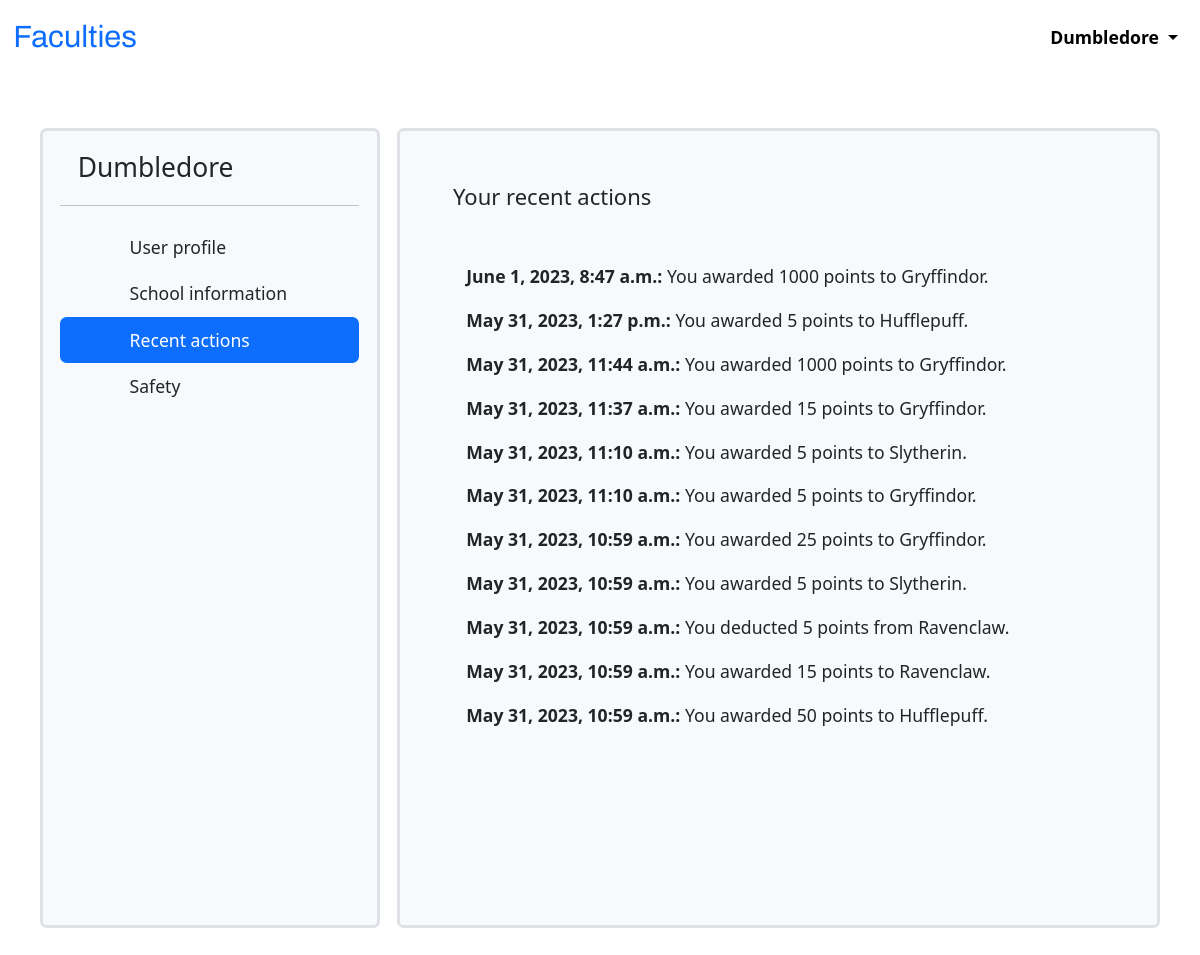
Screenshot of /account/recent_actions/ (signed in) with the database file from the repository.
### faculty/models.py (models this page shows, shortened)
class Teacher(AbstractUser):
    school = models.ForeignKey('School', blank=True, null=True, on_delete=models.SET_NULL)
    teacher_image = ThumbnailerImageField(null=True, blank=True, upload_to=user_image_path, verbose_name='Profile image')
    class Meta(AbstractUser.Meta):
        pass

class Action(models.Model):
    KINDS = (
        ('a', 'award'),
        ('b', 'deduct'),
    )
    teacher = models.ForeignKey('Teacher', blank=True, null=True, on_delete=models.CASCADE)
    faculty = models.ForeignKey('House', blank=True, null=True, on_delete=models.CASCADE)
    amount = models.PositiveIntegerField()
    action_type = models.CharField(max_length=1, choices=KINDS, default='a')
    timestamp = models.DateTimeField(auto_now_add=True)
    comment = models.TextField(max_length=1000, blank=True, null=True,)
    def my_profile_action(self):
        if self.action_type == 'a':
            return 'You awarded {} points to {}.'.format(self.amount, self.faculty)
        else:
            return 'You deducted {} points from {}.'.format(self.amount, self.faculty)

class House(models.Model):
    school = models.ForeignKey(School, on_delete=models.CASCADE)
    name = models.CharField(max_length=255)
    points = models.IntegerField(default=0)
    slug = models.SlugField(max_length=255, unique=True, db_index=True, blank=True, null=True, verbose_name='URL')
    def __str__(self):
        return self.name
    class Meta:
        unique_together = ('school', 'name',)

### faculty/views.py (the view)
# urls.py: path('account/recent_actions/', profile_recent_actions, name='profile_recent_actions'),
@login_required
def profile_recent_actions(request):
    user_action_list = Action.objects.filter(Q(teacher=request.user) & Q(faculty__school=request.user.school)).order_by('-id')
    pagination_range = 15
    paginator = Paginator(user_action_list, pagination_range)
    page_number = request.GET.get("page")
    page_obj = paginator.get_page(page_number)
    context = {'title': 'Your recent actions',
               'user_action_list': user_action_list,
               'profile_sidebar': profile_sidebar,
               'context_sidebar_pos': 3,
               'page_obj': page_obj}
    return render(request, 'faculty/profile_recent_actions.html', context)

### faculty/templates/faculty/profile_recent_actions.html (shortened to what this page needs)
{% extends 'faculty/profile_base.html' %}
{% block content %}
{{ block.super }}
          <section class="col p-5 ms-3 bg-light border border-3 rounded-2" style="height: 100%;">
      <h5> {{ title }} </h5>
            <div class="container mt-5">
        {% if not user_action_list %}
              <p>No actions so far...</p>
        {% else %}
        {% for action in page_obj %}
        <p><b>{{ action.timestamp }}:</b> {{ action.my_profile_action }}</p>
        {% endfor %}
        {% endif %}
        </div>
</section>
</div>
</div>
{% endblock content %}

### faculty/templates/faculty/profile_base.html (shortened to what this page needs)
{% extends 'faculty/base.html' %}
{% load thumbnail %}
{% block content %}
<div class="mainthing-profile p-5">
    <div class="row" style="height: 100%;">
    <div class="d-flex flex-column flex-shrink-0 p-3 bg-light border border-3 rounded-2" style="width: 340px; height: 100%;">
    <a href="/" class="d-flex align-items-center mb-3 mb-md-0 me-md-auto link-dark text-decoration-none">
      <span class="fs-4" style="word-wrap: break-word;">{{ user.username }}</span>
    </a>
    <hr>
    <ul class="nav nav-pills flex-column mb-auto">
      {% for item in profile_sidebar %}
        {% if item.sidebar_pos == context_sidebar_pos %}
       <li class="nav-item">
        <a href="{% url item.url_name %}" class="nav-link active" aria-current="page">
          <svg class="bi me-2" width="16" height="16"><use xlink:href="#home"/></svg>
          {{ item.title }}
        </a>
      </li>
          {% else %}
      <li>
        <a href="{% url item.url_name %}" class="nav-link link-dark">
          <svg class="bi me-2" width="16" height="16"><use xlink:href="#grid"/></svg>
          {{ item.title }}
        </a>
      </li>
      {% endif %}
      {% endfor %}
    </ul>
  </div>
{% endblock content %}

### faculty/templates/faculty/base.html (shortened to what this page needs)
    {% load static %}
    {% load bootstrap5 %}
    {% bootstrap_css %}
    {% load thumbnail %}
<!DOCTYPE html>
<html lang="en">
<head>
    <link href="https://cdn.jsdelivr.net/npm/bootstrap@5.3.0-alpha3/dist/css/bootstrap.min.css" rel="stylesheet">
    <link type="text/css" rel="stylesheet" href="{% static 'faculty/css/styles.css' %}">
</head>
<body>
<header>
    {% if user.is_authenticated %}
<nav class="navbar navbar-expand-lg navbar-light">
  <div class="container-fluid">
    <a class="navbar-brand logo fs-3 text-primary" href="{% url 'index' %}">Faculties</a>
    <div class="collapse navbar-collapse" id="navbarSupportedContent">
        <ul class="navbar-nav">
        <li class="nav-item dropdown">
          <a class="nav-link active dropdown-toggle" href="#" role="button" data-bs-toggle="dropdown" aria-expanded="false">
              <strong>{{ user.username }}</strong>
          </a>
        </li>
        </ul>
    </div>
  </div>
    {% else %}
    <nav class="navbar navbar-expand-lg navbar-light">
  <div class="container-fluid">
    <a class="navbar-brand logo fs-3 text-primary" href="{% url 'index' %}">Faculties</a>
  </div>
    </nav>
    {% endif %}
</header>
<main>
{% block content %}
{% endblock %}
</main>
</body>
</html>

### faculty/static/faculty/css/styles.css (style rules this page uses)
.logo { font-family: 'Archivo', sans-serif; }
html { font-size: 110%; }
main { min-height: 100vh; }
.mainthing-profile { min-height: 90vh; }
.nav-link { font-size: 1.5 em; padding: 10px; padding-left: 40px; padding-right: 40px; }

### rows the page displays
Teacher: username "Dumbledore"
Action: timestamp "June 1, 2023, 8:47 a.m.", my_profile_action "You awarded 1000 points to Gryffindor."
Action: timestamp "May 31, 2023, 1:27 p.m.", my_profile_action "You awarded 5 points to Hufflepuff."
Action: timestamp "May 31, 2023, 11:44 a.m.", my_profile_action "You awarded 1000 points to Gryffindor."
Action: timestamp "May 31, 2023, 11:37 a.m.", my_profile_action "You awarded 15 points to Gryffindor."
Action: timestamp "May 31, 2023, 11:10 a.m.", my_profile_action "You awarded 5 points to Slytherin."
Action: timestamp "May 31, 2023, 11:10 a.m.", my_profile_action "You awarded 5 points to Gryffindor."
Action: timestamp "May 31, 2023, 10:59 a.m.", my_profile_action "You awarded 25 points to Gryffindor."
Action: timestamp "May 31, 2023, 10:59 a.m.", my_profile_action "You awarded 5 points to Slytherin."
Action: timestamp "May 31, 2023, 10:59 a.m.", my_profile_action "You deducted 5 points from Ravenclaw."
Action: timestamp "May 31, 2023, 10:59 a.m.", my_profile_action "You awarded 15 points to Ravenclaw."
Action: timestamp "May 31, 2023, 10:59 a.m.", my_profile_action "You awarded 50 points to Hufflepuff."

### other values shown
{{ item.title }} "User profile" "School information" "Safety"
{{ item.title }} "Recent actions"
{{ title }} "Your recent actions"
